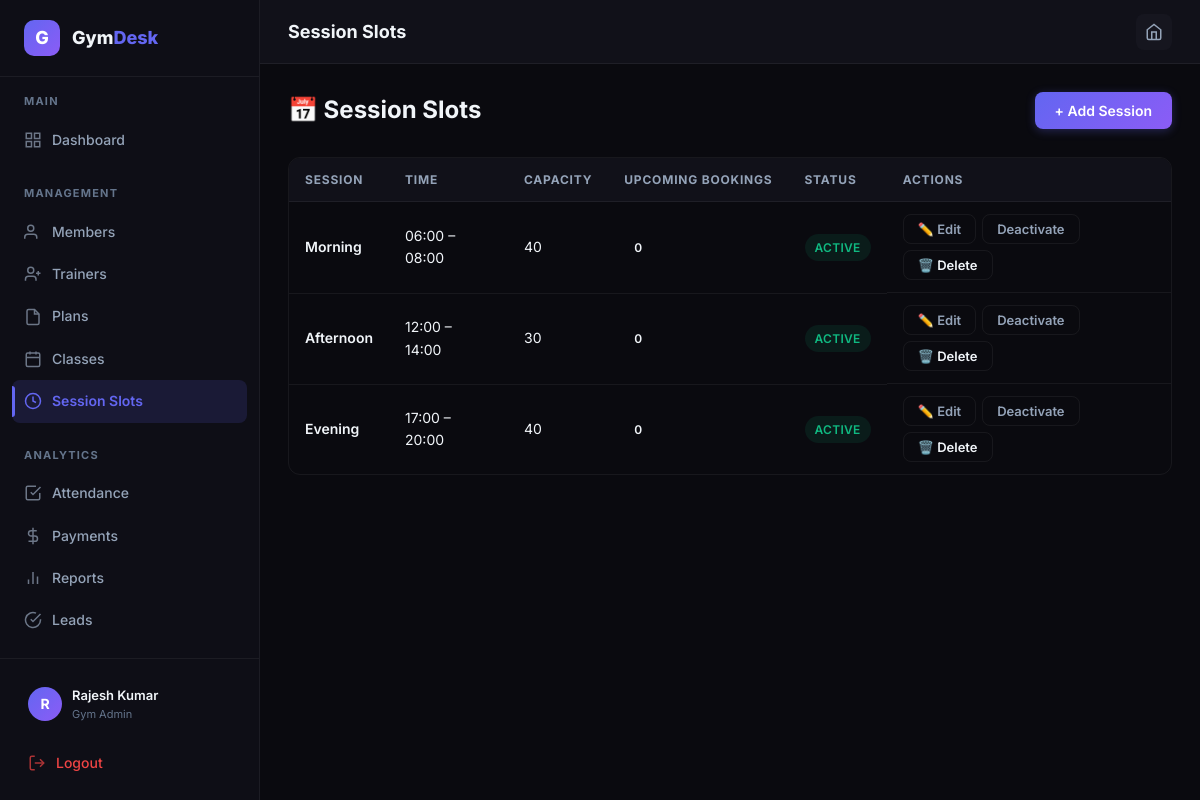
Screenshot of /admin/sessions (signed in) with the database file from the repository.
### tables this page shows
CREATE TABLE users (
            id INTEGER PRIMARY KEY AUTOINCREMENT,
            email TEXT UNIQUE NOT NULL,
            password_hash TEXT NOT NULL,
            role TEXT NOT NULL CHECK(role IN ('system_admin','gym_admin','trainer','member')),
            full_name TEXT NOT NULL,
            phone TEXT,
            avatar TEXT,
            is_active INTEGER DEFAULT 1,
            created_at TIMESTAMP DEFAULT CURRENT_TIMESTAMP
        );

CREATE TABLE slot_sessions (
            id INTEGER PRIMARY KEY AUTOINCREMENT,
            gym_id INTEGER NOT NULL,
            name TEXT NOT NULL,
            start_time TEXT NOT NULL,
            end_time TEXT NOT NULL,
            capacity INTEGER DEFAULT 40,
            is_active INTEGER DEFAULT 1,
            FOREIGN KEY (gym_id) REFERENCES gyms(id)
        );

### backend/routes/admin.py (the view, shortened to what this page needs)
@admin_bp.route('/sessions', methods=['GET', 'POST'])
@login_required
@gym_admin_required
def sessions():
    db = get_db()
    gym = _get_admin_gym(db)
    if not gym:
        flash('No gym found.', 'error')
        db.close()
        return redirect(url_for('admin.dashboard'))
    sessions_list = db.execute('''
        SELECT ss.*,
               (SELECT COUNT(*) FROM slot_bookings sb
                WHERE sb.session_id = ss.id AND sb.booking_date >= date('now') AND sb.status = 'booked') as upcoming_bookings
        FROM slot_sessions ss WHERE ss.gym_id = ?
        ORDER BY ss.start_time
    ''', (gym['id'],)).fetchall()
    db.close()
    return render_template('admin/sessions.html', sessions=sessions_list, gym=gym)

### backend/app.py (called while the page is built)
    @property
    def is_authenticated(self):
        return True

### backend/database.py (called while the page is built)
def get_db():
    conn = sqlite3.connect(Config.DATABASE)
    conn.row_factory = sqlite3.Row
    conn.execute("PRAGMA foreign_keys = ON")
    return conn

### backend/routes/admin.py (called while the page is built)
def _get_admin_gym(db):
    if current_user.role == 'system_admin':
        return None  # System admin sees all
    gym = db.execute('SELECT * FROM gyms WHERE owner_id = ?', (current_user.id,)).fetchone()
    return gym

### frontend/templates/admin/sessions.html (shortened to what this page needs)
{% extends "dashboard_base.html" %}{% block title %}Session Slots{% endblock %}{% block page_title %}Session Slots{%
endblock %}
{% block sidebar_nav %}{% include "admin/_sidebar.html" %}{% endblock %}
{% block content %}
<div class="page-header">
    <h1>📅 Session Slots</h1>
    <button class="btn btn-primary" onclick="document.getElementById('addModal').classList.add('active')">+ Add
        Session</button>
</div>
{% if sessions %}
<div class="table-wrapper">
    <table>
        <thead>
            <tr>
                <th>Session</th>
                <th>Time</th>
                <th>Capacity</th>
                <th>Upcoming Bookings</th>
                <th>Status</th>
                <th>Actions</th>
            </tr>
        </thead>
        <tbody>
            {% for s in sessions %}<tr>
                <td class="font-semibold">{{ s['name'] }}</td>
                <td>{{ s['start_time'] }} – {{ s['end_time'] }}</td>
                <td>{{ s['capacity'] }}</td>
                <td><span class="badge badge-primary">{{ s['upcoming_bookings'] }}</span></td>
                <td><span class="badge badge-{{ 'success' if s['is_active'] else 'neutral' }}">{{ 'Active' if
                        s['is_active'] else 'Inactive' }}</span></td>
                <td style="display:flex;gap:6px;flex-wrap:wrap;">
                    <button class="btn btn-ghost btn-sm"
                        onclick="openEditSession({{ s['id'] }}, '{{ s['name'] }}', '{{ s['start_time'] }}', '{{ s['end_time'] }}', {{ s['capacity'] }})">✏️
                        Edit</button>
                    <form method="POST" action="{{ url_for('admin.toggle_session', session_id=s['id']) }}"
                        style="display:inline;">
                        <button class="btn btn-ghost btn-sm">{{ 'Deactivate' if s['is_active'] else 'Activate'
                            }}</button>
                    </form>
                    <form method="POST" action="{{ url_for('admin.delete_session', session_id=s['id']) }}"
                        style="display:inline;"
                        onsubmit="return confirm('Delete this session slot? This cannot be undone.')">
                        <button class="btn btn-ghost btn-sm" style="color:var(--danger);">🗑️ Delete</button>
                    </form>
                </td>
            </tr>{% endfor %}
        </tbody>
    </table>
</div>
{% else %}
<div class="empty-state">
    <h3>No session slots created</h3>
    <p>Create session slots (Morning, Afternoon, Evening) so members can book gym time.</p>
</div>
{% endif %}
{% endblock %}

### frontend/templates/dashboard_base.html (shortened to what this page needs)
{% extends "base.html" %}
{% block extra_css %}
<link rel="stylesheet" href="{{ url_for('static', filename='css/dashboard.css') }}">
{% endblock %}
{% block body %}
<div class="app-shell">
    <aside class="sidebar" id="sidebar">
        <div class="sidebar-header">
            <div class="sidebar-logo">G</div>
            <div class="sidebar-brand">Gym<span>Desk</span></div>
        </div>
        <nav class="sidebar-nav">
            {% block sidebar_nav %}{% endblock %}
        </nav>
        <div class="sidebar-footer">
            <div class="sidebar-user">
                <div class="sidebar-avatar">{{ current_user.full_name[0] }}</div>
                <div class="sidebar-user-info">
                    <div class="sidebar-user-name">{{ current_user.full_name }}</div>
                    <div class="sidebar-user-role">{{ current_user.role | replace('_', ' ') }}</div>
                </div>
            </div>
            <a href="{{ url_for('auth.logout') }}" class="nav-link mt-2" style="color: var(--error);">
                <svg width="18" height="18" viewBox="0 0 24 24" fill="none" stroke="currentColor" stroke-width="2">
                    <path d="M9 21H5a2 2 0 01-2-2V5a2 2 0 012-2h4" />
                    <polyline points="16 17 21 12 16 7" />
                    <line x1="21" y1="12" x2="9" y2="12" />
                </svg>
                Logout
            </a>
        </div>
    </aside>
    <main class="main-content">
        <header class="topbar">
            <div class="topbar-left">
                <h1 class="topbar-title">{% block page_title %}Dashboard{% endblock %}</h1>
            </div>
            <div class="topbar-right">
                <a href="{{ url_for('public.landing') }}" class="topbar-btn" title="Home">
                    <svg width="18" height="18" viewBox="0 0 24 24" fill="none" stroke="currentColor" stroke-width="2">
                        <path d="M3 9l9-7 9 7v11a2 2 0 01-2 2H5a2 2 0 01-2-2z" />
                        <polyline points="9 22 9 12 15 12 15 22" />
                    </svg>
                </a>
            </div>
        </header>
        <div class="page-content">
            {% block content %}{% endblock %}
        </div>
    </main>
</div>
{% endblock %}

### frontend/static/css/main.css (style rules this page uses)
:root { --bg-primary: #0a0a0f; --bg-secondary: #111119; --bg-card: #16161f; --bg-card-hover: #1c1c28; --bg-input: #1a1a26; --bg-sidebar: #0e0e16; --accent-primary: #6366f1; --accent-primary-hover: #818cf8; --accent-secondary: #8b5cf6; --accent-gradient: linear-gradient(135deg, #6366f1, #8b5cf6); --accent-glow: rgba(99, 102, 241, 0.15); --success: #10b981; --success-bg: rgba(16, 185, 129, 0.1); --warning: #f59e0b; --warning-bg: rgba(245, 158, 11, 0.1); --error: #ef4444; --error-bg: rgba(239, 68, 68, 0.1); --info: #3b82f6; --info-bg: rgba(59, 130, 246, 0.1); --text-primary: #f1f5f9; --text-secondary: #94a3b8; --text-muted: #64748b; --text-accent: #a5b4fc; --border-color: rgba(255, 255, 255, 0.06); --border-color-hover: rgba(255, 255, 255, 0.12); --border-accent: rgba(99, 102, 241, 0.3); --shadow-sm: 0 1px 3px rgba(0, 0, 0, 0.3); --shadow-md: 0 4px 12px rgba(0, 0, 0, 0.4); --shadow-lg: 0 8px 30px rgba(0, 0, 0, 0.5); --shadow-glow: 0 0 20px rgba(99, 102, 241, 0.15); --sidebar-width: 260px; --topbar-height: 64px; --border-radius: 12px; --border-radius-sm: 8px; --border-radius-lg: 16px; --transition-fast: 150ms ease; --transition-normal: 250ms ease; --transition-slow: 400ms ease; --font-family: 'Inter', -apple-system, BlinkMacSystemFont, 'Segoe UI', sans-serif; }
*, *::before, *::after { margin: 0; padding: 0; box-sizing: border-box; }
html { font-size: 16px; scroll-behavior: smooth; -webkit-font-smoothing: antialiased; -moz-osx-font-smoothing: grayscale; }
body { font-family: var(--font-family); background-color: var(--bg-primary); color: var(--text-primary); line-height: 1.6; min-height: 100vh; overflow-x: hidden; }
a { color: var(--accent-primary); text-decoration: none; transition: color var(--transition-fast); }
h1, h2, h3, h4, h5, h6 { color: var(--text-primary); font-weight: 700; line-height: 1.2; }
h1 { font-size: 2.25rem; }
.btn { display: inline-flex; align-items: center; gap: 8px; padding: 10px 20px; border: none; border-radius: var(--border-radius-sm); font-family: var(--font-family); font-size: 0.875rem; font-weight: 600; cursor: pointer; transition: all var(--transition-normal); text-decoration: none; white-space: nowrap; }
.btn-primary { background: var(--accent-gradient); color: #fff; box-shadow: 0 2px 10px rgba(99, 102, 241, 0.3); }
.btn-ghost { background: transparent; color: var(--text-secondary); border: 1px solid var(--border-color); }
.btn-sm { padding: 6px 14px; font-size: 0.8125rem; }
.table-wrapper { overflow-x: auto; border-radius: var(--border-radius); border: 1px solid var(--border-color); }
table { width: 100%; border-collapse: collapse; }
thead th { background: var(--bg-secondary); color: var(--text-secondary); font-size: 0.75rem; font-weight: 700; text-transform: uppercase; letter-spacing: 0.8px; padding: 12px 16px; text-align: left; border-bottom: 1px solid var(--border-color); white-space: nowrap; }
tbody td { padding: 12px 16px; border-bottom: 1px solid var(--border-color); font-size: 0.875rem; color: var(--text-primary); }
tbody tr { transition: background var(--transition-fast); }
tbody tr:last-child td { border-bottom: none; }
.badge { display: inline-flex; align-items: center; gap: 4px; padding: 4px 10px; border-radius: 20px; font-size: 0.75rem; font-weight: 600; text-transform: uppercase; letter-spacing: 0.3px; }
.badge-success { background: var(--success-bg); color: var(--success); }
.mt-2 { margin-top: 8px; }
.font-semibold { font-weight: 600; }

### rows the page displays
users: full_name "R", full_name "Rajesh Kumar", role "Gym Admin"
slot_sessions: name "Morning", start_time "06:00", end_time "08:00", capacity "40", upcoming_bookings "0", is_active "ACTIVE", is_active "Deactivate"
slot_sessions: name "Afternoon", start_time "12:00", end_time "14:00", capacity "30", upcoming_bookings "0", is_active "ACTIVE", is_active "Deactivate"
slot_sessions: name "Evening", start_time "17:00", end_time "20:00", capacity "40", upcoming_bookings "0", is_active "ACTIVE", is_active "Deactivate"
